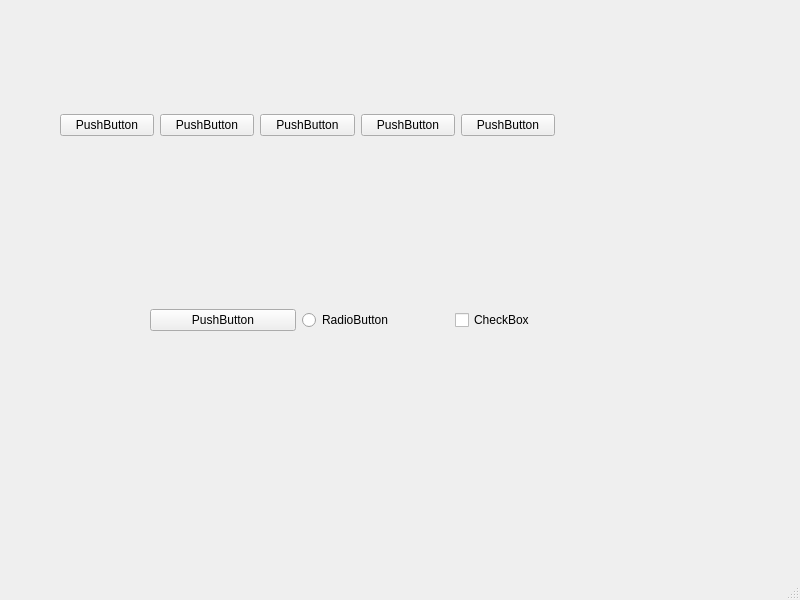
<?xml version="1.0" encoding="UTF-8"?>
<ui version="4.0">
 <class>MainWindow</class>
 <widget class="QMainWindow" name="MainWindow">
  <property name="geometry">
   <rect>
    <x>0</x>
    <y>0</y>
    <width>800</width>
    <height>600</height>
   </rect>
  </property>
  <property name="windowTitle">
   <string>MainWindow</string>
  </property>
  <widget class="QWidget" name="centralwidget">
   <widget class="QWidget" name="horizontalLayoutWidget">
    <property name="geometry">
     <rect>
      <x>150</x>
      <y>280</y>
      <width>451</width>
      <height>80</height>
     </rect>
    </property>
    <layout class="QHBoxLayout" name="horizontalLayout_2">
     <item>
      <widget class="QPushButton" name="pushButton_6">
       <property name="text">
        <string>PushButton</string>
       </property>
      </widget>
     </item>
     <item>
      <widget class="QRadioButton" name="radioButton">
       <property name="text">
        <string>RadioButton</string>
       </property>
      </widget>
     </item>
     <item>
      <widget class="QCheckBox" name="checkBox">
       <property name="text">
        <string>CheckBox</string>
       </property>
      </widget>
     </item>
    </layout>
   </widget>
   <widget class="QWidget" name="">
    <property name="geometry">
     <rect>
      <x>60</x>
      <y>110</y>
      <width>495</width>
      <height>30</height>
     </rect>
    </property>
    <layout class="QHBoxLayout" name="horizontalLayout">
     <item>
      <widget class="QPushButton" name="pushButton">
       <property name="text">
        <string>PushButton</string>
       </property>
      </widget>
     </item>
     <item>
      <widget class="QPushButton" name="pushButton_2">
       <property name="text">
        <string>PushButton</string>
       </property>
      </widget>
     </item>
     <item>
      <widget class="QPushButton" name="pushButton_3">
       <property name="text">
        <string>PushButton</string>
       </property>
      </widget>
     </item>
     <item>
      <widget class="QPushButton" name="pushButton_4">
       <property name="text">
        <string>PushButton</string>
       </property>
      </widget>
     </item>
     <item>
      <widget class="QPushButton" name="pushButton_5">
       <property name="text">
        <string>PushButton</string>
       </property>
      </widget>
     </item>
    </layout>
   </widget>
  </widget>
  <widget class="QMenuBar" name="menubar">
   <property name="geometry">
    <rect>
     <x>0</x>
     <y>0</y>
     <width>800</width>
     <height>26</height>
    </rect>
   </property>
  </widget>
  <widget class="QStatusBar" name="statusbar"/>
 </widget>
 <resources/>
 <connections/>
</ui>
